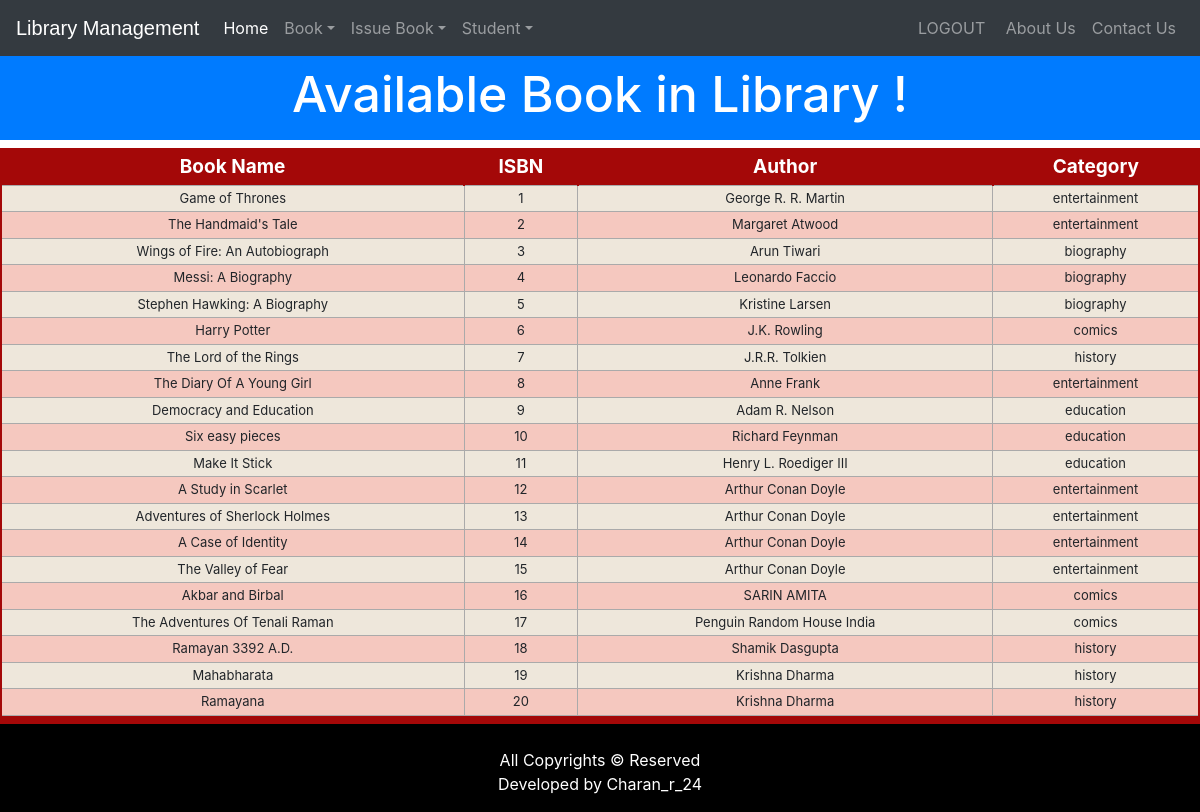
The app's page /viewbook (signed in) with its own data.
### library/models.py (models this page shows, shortened)
class Book(models.Model):
    catchoice= [
        ('education', 'Education'),
        ('entertainment', 'Entertainment'),
        ('comics', 'Comics'),
        ('biography', 'Biographie'),
        ('history', 'History'),
        ]
    name=models.CharField(max_length=30)
    isbn=models.PositiveIntegerField()
    author=models.CharField(max_length=40)
    category=models.CharField(max_length=30,choices=catchoice,default='education')

### library/views.py (the view)
# urls.py: path('viewbook', views.viewbook_view),
@login_required(login_url='adminlogin')
@user_passes_test(is_admin)
def viewbook_view(request):
    books=models.Book.objects.all()
    return render(request,'library/viewbook.html',{'books':books})

### library/views.py (called while the page is built)
def is_admin(user):
    return user.groups.filter(name='ADMIN').exists()

### templates/library/viewbook.html (shortened to what this page needs)
<!DOCTYPE html>
<html lang="en" dir="ltr">
  <head>
  </head>
  <body>
    {% include "library/navbaradmin.html" %}
    <br>
    <br>
    <h3 class="p-3 mb-2 bg-primary text-white" style = 'font-size: 50px;text-align:center;'>Available Book in Library !</h3>
{% if books%}
<table class="redTable">
<thead>
<tr>
<th>Book Name</th>
<th>ISBN</th>
<th>Author</th>
<th>Category</th>
</tr>
</thead>
<tfoot>
<tr>
<td colspan="4" rowspan="4">
</td>
</tr>
</tfoot>
<tbody>
  {% for book in books %}
    <tr>
      <td>{{book.name}}</td>
      <td>{{book.isbn}}</td>
      <td>{{book.author}}</td>
      <td>{{book.category}}</td>
    </tr>
  {% endfor %}
</tbody>
</table>
{%else%}
<h1>Have 0 book</h1>
{%endif%}
    {% include "library/footer.html" %}
  </body>
</html>

### templates/library/navbaradmin.html (shortened to what this page needs)
<!DOCTYPE html>
{% load static %}
<html lang="en">
<head>
<link rel="stylesheet" href="https://stackpath.bootstrapcdn.com/bootstrap/4.3.1/css/bootstrap.min.css">
<link rel="stylesheet" href="https://maxcdn.bootstrapcdn.com/font-awesome/4.7.0/css/font-awesome.min.css">
</head>
<body>
<div class="bs-example">
    <nav class="navbar navbar-expand-md bg-dark navbar-dark fixed-top">
        <a href="/" class="navbar-brand">Library Management</a>
        <div class="collapse navbar-collapse justify-content-between" id="navbarCollapse">
            <div class="navbar-nav">
                <a href="/" class="nav-item nav-link active">Home</a>
                <div class="nav-item dropdown">
                  <a href="#" class="nav-link dropdown-toggle" data-toggle="dropdown">Book</a>
                </div>
                <div class="nav-item dropdown">
                  <a href="#" class="nav-link dropdown-toggle" data-toggle="dropdown">Issue Book</a>
                </div>
                <div class="nav-item dropdown">
                  <a href="#" class="nav-link dropdown-toggle" data-toggle="dropdown">Student</a>
                </div>
            </div>
            <div class="navbar-nav">
                <a href="logout" class="nav-item nav-link">LOGOUT</a> &nbsp
                <a href="/aboutus" class="nav-item nav-link">About Us</a>
                <a href="contactus" class="nav-item nav-link">Contact Us</a>
            </div>
        </div>
    </nav>
</div>
</body>
</html>

### templates/library/footer.html (shortened to what this page needs)
<!DOCTYPE html>
<html>
<head>
</head>
<footer>
<br>
  <div class="container">
    <div class="row">
               <div class="col-md-12 col-sm-12">
                    <div style="color:#ffffff;"class="wow fadeInUp footer-copyright">
                         <p>All Copyrights &copy; Reserved<br>
                          Developed by Charan_r_24</p>
                    </div>
               </div>
    </div>
  </div>
</footer>
</html>

### templates/library/viewbook.html (style rules this page uses)
table.redTable { border: 2px solid #A40808; background-color: #EEE7DB; width: 100%; text-align: center; border-collapse: collapse; }
table.redTable td, table.redTable th { border: 1px solid #AAAAAA; padding: 3px 2px; }
table.redTable tbody td { font-size: 13px; }
table.redTable tr:nth-child(even) { background: #F5C8BF; }
table.redTable thead { background: #A40808; }
table.redTable thead th { font-size: 19px; font-weight: bold; color: #FFFFFF; text-align: center; border-left: 2px solid #A40808; }
table.redTable thead th:first-child { border-left: none; }
table.redTable tfoot { font-size: 13px; font-weight: bold; color: #FFFFFF; background: #A40808; }
table.redTable tfoot td { font-size: 13px; }

### templates/library/navbaradmin.html (style rules this page uses)
.bs-example { margin: 0px; }
.navbar-brand { font-size: 20px; font-family: sans-serif; }

### templates/library/footer.html (style rules this page uses)
footer { padding: 0px 0px 0px 0px; background-color:black; margin:0px; }
p { text-align:center; }

### records on screen
Book: name "Game of Thrones", isbn "1", author "George R. R. Martin", category "entertainment"
Book: name "The Handmaid's Tale", isbn "2", author "Margaret Atwood", category "entertainment"
Book: name "Wings of Fire: An Autobiograph", isbn "3", author "Arun Tiwari", category "biography"
Book: name "Messi: A Biography", isbn "4", author "Leonardo Faccio", category "biography"
Book: name "Stephen Hawking: A Biography", isbn "5", author "Kristine Larsen", category "biography"
Book: name "Harry Potter", isbn "6", author "J.K. Rowling", category "comics"
Book: name "The Lord of the Rings", isbn "7", author "J.R.R. Tolkien", category "history"
Book: name "The Diary Of A Young Girl", isbn "8", author "Anne Frank", category "entertainment"
Book: name "Democracy and Education", isbn "9", author "Adam R. Nelson", category "education"
Book: name "Six easy pieces", isbn "10", author "Richard Feynman", category "education"
Book: name "Make It Stick", isbn "11", author "Henry L. Roediger III", category "education"
Book: name "A Study in Scarlet", isbn "12", author "Arthur Conan Doyle", category "entertainment"
Book: name "Adventures of Sherlock Holmes", isbn "13", author "Arthur Conan Doyle", category "entertainment"
Book: name "A Case of Identity", isbn "14", author "Arthur Conan Doyle", category "entertainment"
Book: name "The Valley of Fear", isbn "15", author "Arthur Conan Doyle", category "entertainment"
Book: name "Akbar and Birbal", isbn "16", author "SARIN AMITA", category "comics"
Book: name "The Adventures Of Tenali Raman", isbn "17", author "Penguin Random House India", category "comics"
Book: name "Ramayan 3392 A.D.", isbn "18", author "Shamik Dasgupta", category "history"
Book: name "Mahabharata", isbn "19", author "Krishna Dharma", category "history"
Book: name "Ramayana", isbn "20", author "Krishna Dharma", category "history"
